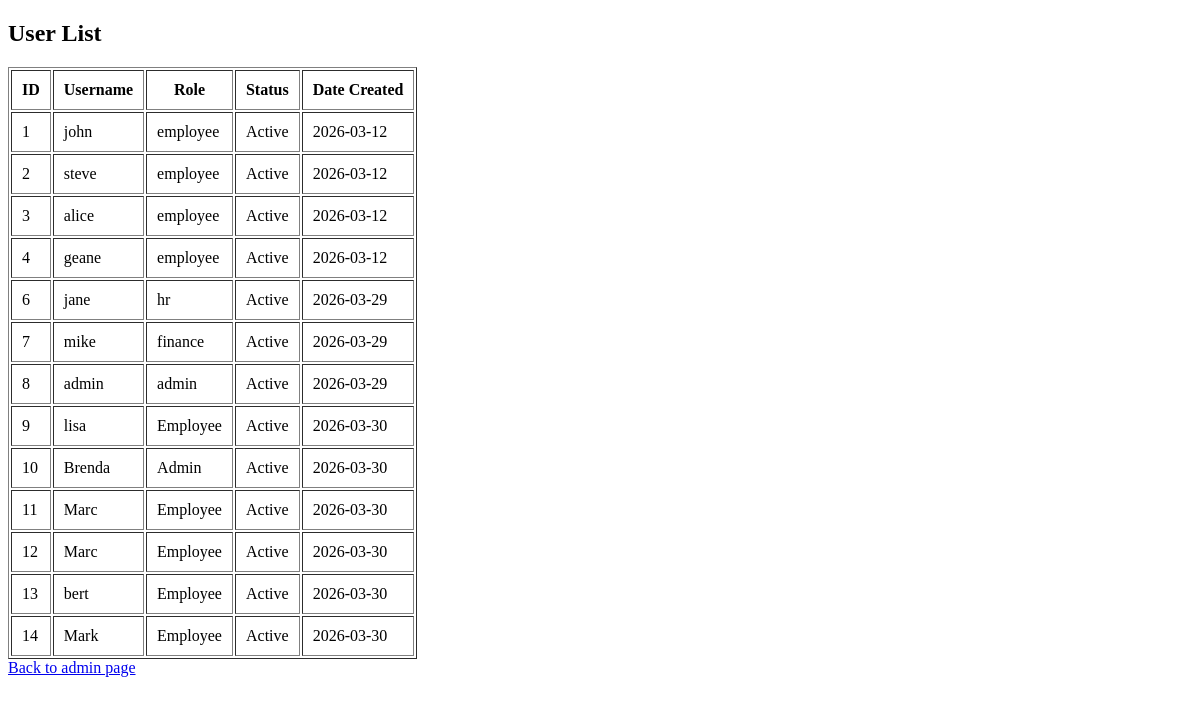
/users.php, run on an earlier commit of the app's database.
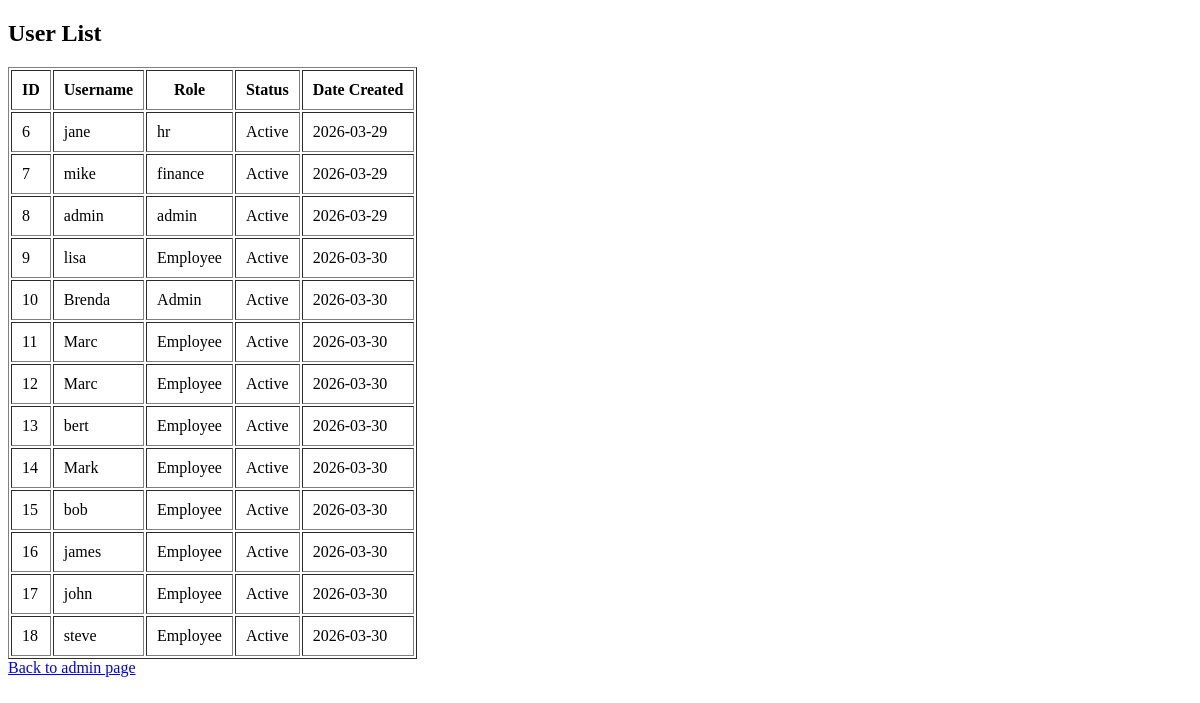
And on a later commit of the database.
### tables this page shows
CREATE TABLE `users` (
  `user_id` int(11) NOT NULL,
  `password` varchar(15) NOT NULL,
  `datecreated` date NOT NULL,
  `status` tinyint(1) NOT NULL,
  `role` varchar(20) NOT NULL,
  `username` varchar(20) NOT NULL
);

### users.php (the view, shortened to what this page needs)
<?php
require "dbconnection.php";
        mysqli_select_db($con, "apsdb");
$result = $con->query("SELECT * FROM users");
?>
<!DOCTYPE html>
<html>
<head>
</head>
<body>
<h2>User List</h2>
<table border="1" cellpadding="10">
<tr>
<th>ID</th>
<th>Username</th>
<th>Role</th>
<th>Status</th>
<th>Date Created</th>
</tr>
<?php
while($row = $result->fetch_assoc()) {
    $status = ($row['status'] == 1) ? "Active" : "Inactive";
    echo "<tr>";
    echo "<td>".$row['user_id']."</td>";
    echo "<td>".$row['username']."</td>";
    echo "<td>".$row['role']."</td>";
    echo "<td>".$status."</td>";
    echo "<td>".$row['datecreated']."</td>";
    echo "</tr>";
}
?>
</table>
<a href="admin.php" class="nav-link"> Back to admin page</a>
</body>
</html>

What changed in the data, as far as the page shows it:
removed users: user_id "1", username "john", role "employee", status "Active", datecreated "2026-03-12"
removed users: user_id "2", username "steve", role "employee", status "Active", datecreated "2026-03-12"
removed users: user_id "3", username "alice", role "employee", status "Active", datecreated "2026-03-12"
removed users: user_id "4", username "geane", role "employee", status "Active", datecreated "2026-03-12"
added users: user_id "15", username "bob", role "Employee", status "Active", datecreated "2026-03-30"
added users: user_id "16", username "james", role "Employee", status "Active", datecreated "2026-03-30"
added users: user_id "17", username "john", role "Employee", status "Active", datecreated "2026-03-30"
added users: user_id "18", username "steve", role "Employee", status "Active", datecreated "2026-03-30"
